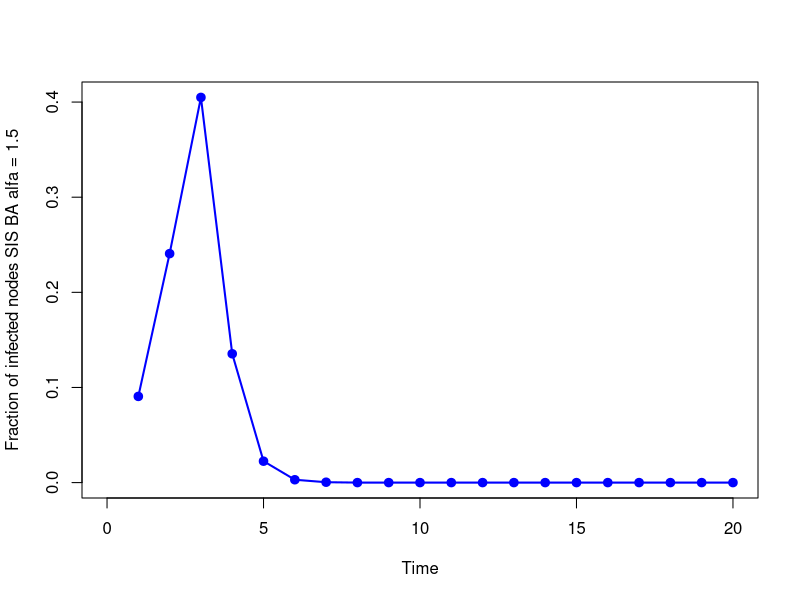

Write R code to recreate this figure.
closeAllConnections()
graphics.off()
rm(list=ls()) #clear all variables
set.seed(101) #start the random seed

library(igraph) # Load the igraph package

#### MODEL PARAMETERS ####
N = 1000; #number of nodes
av.dg = 8; #average degree
m = av.dg/2; # parameter of the BA model
q = 0.1 # rewiring probability in the WS model
p = av.dg/N # probability in the ER model

## MODELS ###
# BA network
G <- barabasi.game(N, m = av.dg/2, power=1.5, directed = FALSE)
#G <- sample_pa(N, power = 1, m = av.dg/2)
# ER network
#G <- erdos.renyi.game(N,p, type =c("gnp"))
# # WS network
#G <- sample_smallworld(dim=1,size=N, nei = av.dg/2, p = q)


##### SIS MODEL ####
## states: S:0 I:1
### Parameters of the SIS model
#Tmax = 50; # maximum number of iterations in the SIS model
#mu = 1 # probability of recovering
#beta = 0.2 # probability of transmission
#
#targetnodes = seq(1,N) # node that will be used as the seed nodes
#Ninf = matrix(0,nrow = length(targetnodes), ncol = Tmax) # matrix that stores the number of infected nodes at each time step
#
#for(i in targetnodes){
#  # is the seed node
#  vstates = matrix(0, nrow = N, ncol = 1)
#
#  vstates[i] = 1
#  for(t in 1:Tmax){
#    vinfected = which(vstates %in% 1)
#    # try to recover all infected nodes at step (t+1)
#    for(j in vinfected){
#      if(runif(1,0,1) <= mu){
#        vstates[j] = 0
#      }
#    }
#    # try to infect all the neighbors of infected nodes at step t
#    for(j in vinfected){
#      ng = neighbors(G, j)
#      for(k in ng){
#        if(runif(1,0,1) < beta){
#          if(vstates[k] == 0){# infect only susceptible nodes
#            vstates[k] = 1
#          }
#        }
#      }
#    }
#    Ninf[i, t] = length(which(vstates %in% 1))/N # store the fraction of infected nodes at time t
#
#  }
#}
#rhoi = colMeans(Ninf) # average number if infected nodes from the result of each seed node
#t = seq(1,length(rhoi)) # time steps
#plot(t, rhoi, xlab = "Time", ylab = "Fraction of infected nodes SIS WS p = 0.001",
#     col = 'blue', lwd=2, xlim = c(0,Tmax), pch = 21,  bg = "blue", type="o")


#### SIR MODEL ####
# states: S:0 I:1 R:2
## Parameters of the SIR model
mu = 1 # probability of recovering
beta = 0.4 # probability of transmission

targetnodes = seq(1,10) # node that will be used as the seed nodes
Tmax = 20
Ninf = matrix(0,nrow = length(targetnodes), ncol = Tmax) # matrix that stores the number of infected nodes at each time step
# Ninf[i,t] yields the number of infected nodes at time t when the infection starts on i
for(i in targetnodes){
 # is the seed node
 vstates = matrix(0, nrow = N, ncol = 1)
 #print(paste('seed:', i))
 vstates[i] = 1
 vinfected = which(vstates %in% 1)
 t = 1
 #imm = sample(1:N, 10) #vaccination
 #vstates[imm] = 2
 while(length(vinfected) > 0){ # while there are infected nodes
   vinfected = which(vstates %in% 1)
   # try to recover all infected nodes at step (t+1)
   for(j in vinfected){
     if(runif(1,0,1) <= mu){
       vstates[j] = 2
     }
   }
   # try to infect all the neighbors of infected nodes at step t
   for(j in vinfected){
     ng = neighbors(G, j)
     for(k in ng){
       if(runif(1,0,1) <= beta){
         if(vstates[k] == 0){# infect only susceptible nodes
           vstates[k] = 1
         }
       }
     }
   }
   Ninf[i, t] = length(which(vstates %in% 1))/N # store the fraction of infected nodes at time t
   #print(paste('t:', t, 'rhoi', length(which(vstates %in% 1))/N))
   t = t + 1

   if(t > Tmax){
     Tmax = t
     Ninf = cbind(Ninf, rep(0,length(targetnodes)))
   }
 }
}
rhoi = colMeans(Ninf) # average number if infected nodes from the result of each seed node
t = seq(1,length(rhoi)) # time steps

plot(t, rhoi, xlab = "Time", ylab = "Fraction of infected nodes SIS BA alfa = 1.5",
     col = 'blue', lwd=2, xlim = c(0,Tmax), pch = 21,  bg = "blue", type="o")
